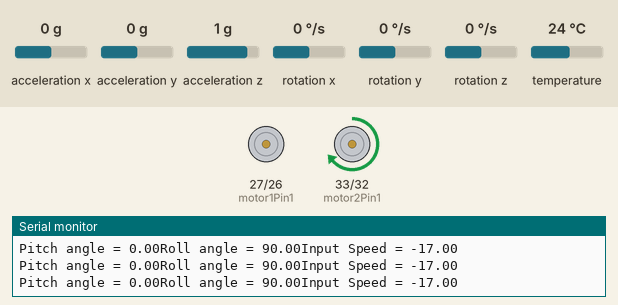
Bench run of a sketch on a simulated ESP32. Shown: motor-driver pin pairs drawn as motors (green arrow = first pin HIGH = forward, orange = second pin HIGH = backward, longer = more drive, scaled by the enable pin), the last lines printed to the serial monitor. The test bench sets the inputs (shaded band); at power-on: acceleration y 0 g, acceleration z 1 g, acceleration x 0 g, rotation x 0 °/s, rotation y 0 °/s, rotation z 0 °/s, temperature 24 °C.

Above: at 1.3 s.
1.4 s: acceleration y set to -1.4 g
At 2.6 s:
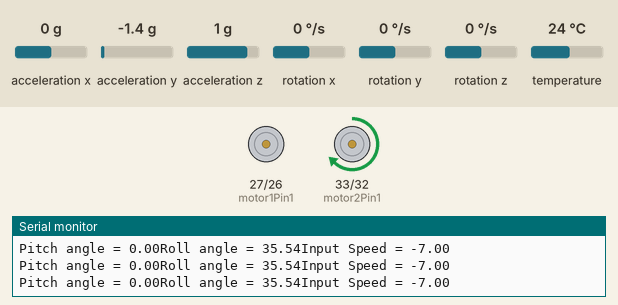
3.1 s: acceleration z set to 0.2 g
At 4.4 s:
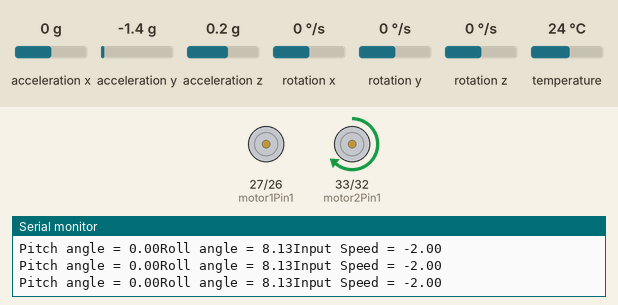
4.8 s: acceleration z set to -0.1 g
At 5.9 s:
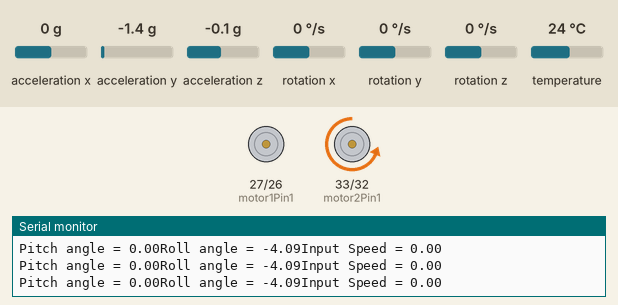
Timing chart, 0 to 7.8 s (numbered marks = the images above; inputs shaded):
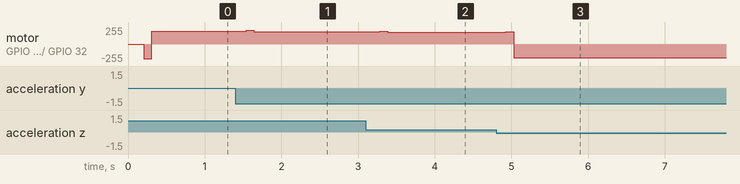

The sketch:

sketch_jun13a.ino
```cpp
#include <Adafruit_MPU6050.h>
#include <Adafruit_Sensor.h>
#include <Wire.h>

double PAa,RAa,PAg,RAg;
unsigned long curr, prev=0, LoopTime;
Adafruit_MPU6050 mpu;
float accy,accx,accz;
float gx,gy,gz;
float accxc,accyc,acczc,gxc,gyc,gzc;
float sumr,sump,ct=0;
float anglePercent;
float angle = 0;
float inputSpeed = 0;
float pPart = 0;
float dPart = 0;
float i_part = 0;
float iPart = 0;
float ipart = 0;
float p = 0.5;
float i = 0.000002;
float d = 1.2;
float prevInput = 0;
float array[50];
int k=0;
float PID_speed = 0;

float KalmanAngleRoll=0, KalmanUncertaintyAngleRoll=2*2;
float KalmanAnglePitch=0, KalmanUncertaintyAnglePitch=2*2;
float Kalman1DOutput[]={0,0};

int motor1Pin1 = 27;
int motor1Pin2 = 26;
int enable1Pin = 34;
int motor2Pin1 = 33;
int motor2Pin2 = 32;
int enable2Pin = 14;
// Setting PWM properties
const int freq = 30000;
const int pwmChannel1 = 0;
const int pwmChannel2 = 1;
const int resolution = 8;
int dutyCycle = 150;

void kalman_1d(float KalmanState, float KalmanUncertainty, float KalmanInput, float KalmanMeasurement) {
  KalmanState=KalmanState+0.004*KalmanInput;
  KalmanUncertainty=KalmanUncertainty + 0.004 * 0.004 * 4 * 4;
  float KalmanGain=KalmanUncertainty * 1/(1*KalmanUncertainty + 3 * 3);
  KalmanState=KalmanState+KalmanGain * (KalmanMeasurement-KalmanState);
  KalmanUncertainty=(1-KalmanGain) * KalmanUncertainty;
  Kalman1DOutput[0]=KalmanState;
  Kalman1DOutput[1]=KalmanUncertainty;
}

void setup() {
  // sets the pins as outputs:
  pinMode(motor1Pin1, OUTPUT);
  pinMode(motor1Pin2, OUTPUT);
  pinMode(enable1Pin, OUTPUT);
  pinMode(motor2Pin1, OUTPUT);
  pinMode(motor2Pin2, OUTPUT);
  pinMode(enable2Pin, OUTPUT);

  // configure LED PWM functionalitites
  ledcSetup(pwmChannel1, freq, resolution);
  ledcSetup(pwmChannel2, freq, resolution);

  // attach the channel to the GPIO to be controlled
  ledcAttachPin(enable1Pin, pwmChannel1);
  ledcAttachPin(enable2Pin, pwmChannel2);

  for (int i=0;i<50;i++){
  array[i]=0;
  }

  Serial.begin(115200);

   if (!mpu.begin()) {
    Serial.println("Failed to find MPU6050 chip");
    while (1) {
      delay(10);
    }
  }
  Serial.println("MPU6050 Found!");
  sensors_event_t a, g, temp;
  mpu.getEvent(&a, &g, &temp);
  accxc = a.acceleration.x;
  accyc = a.acceleration.y;
  acczc = a.acceleration.z - 9.81;
  gxc = g.gyro.x;
  gyc = g.gyro.y;
  gzc = g.gyro.z;
  mpu.setAccelerometerRange(MPU6050_RANGE_8_G);
  mpu.setGyroRange(MPU6050_RANGE_500_DEG);
  mpu.setFilterBandwidth(MPU6050_BAND_21_HZ);
  delay(100);
}

void loop() {

  curr=millis();
  LoopTime= curr-prev;
  prev=curr;
  /* Get new sensor events with the readings */
  sensors_event_t a, g, temp;
  mpu.getEvent(&a, &g, &temp);

  /* Print out the values */
  accx = a.acceleration.x;
  accy = a.acceleration.y;
  accz = a.acceleration.z;
  gx = g.gyro.x ;
  gy = g.gyro.y ;

  PAa = atan((-1*accx/(sqrt(accy*accy + accz*accz)))) *180/PI;
  RAa = (atan2(accy,accz))*180/PI +90;
  delay(100);


  //PID
  anglePercent = map(RAa, -90, 90, -100, 100);
  pPart = -1*p * anglePercent;

  dPart = d*(anglePercent - prevInput);
  prevInput = anglePercent;

  ipart-=array[k];
  array[k]=anglePercent;
  ipart+=array[k];
  if (k==0){
    k=49;
  }
  else{
    k-=1;
  }
  i_part = map(ipart, -4500, 4500, -100, 100);
  iPart = i*i_part;

  PID_speed = pPart + dPart + iPart;
  inputSpeed = map(PID_speed, -1*p*100-1*d*200-i*100, p*100+d*200+i*100, -100, 100);

  Serial.print("Pitch angle = ");
  Serial.print(PAa);
  Serial.print("Roll angle = ");
  Serial.print(RAa);
  Serial.print("Input Speed = ");
  Serial.println(inputSpeed);

  //control function
  if (inputSpeed >= 0){
    digitalWrite(motor1Pin1, LOW);
    digitalWrite(motor1Pin2, HIGH);
    digitalWrite(motor2Pin1, LOW);
    digitalWrite(motor2Pin2, HIGH);
    dutyCycle = map(inputSpeed, 0, 100, 210, 255);
    ledcWrite(pwmChannel2, dutyCycle);
  }else{
    int inputPositive = -1*inputSpeed;
    digitalWrite(motor1Pin1, HIGH);
    digitalWrite(motor1Pin2, LOW);
    digitalWrite(motor2Pin1, HIGH);
    digitalWrite(motor2Pin2, LOW);
    dutyCycle = map(inputPositive, 0, 100, 180, 255);
    ledcWrite(pwmChannel2, dutyCycle);
    }
  dutyCycle = 150;
}
```

Measured:
- the behaviour switches between 0.1 and 0 g on acceleration z (found by bisection; images 2 and 3)
- after the input at 1.4 s, motor on GPIO 33 (motor2Pin1) / GPIO 32 (motor2Pin2): forward 191/255 → forward 203/255 after 0.14 s, → forward 184/255 0.10 s later
- after the input at 3.1 s, motor on GPIO 33 (motor2Pin1) / GPIO 32 (motor2Pin2): forward 184/255 → forward 189/255 after 0.18 s, → forward 180/255 0.10 s later
- after the input at 4.8 s, motor on GPIO 33 (motor2Pin1) / GPIO 32 (motor2Pin2): forward 180/255 → forward 182/255 after 0.13 s, → backward 209/255 0.10 s later
